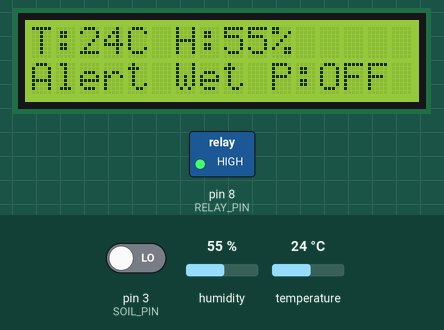
Bench run of a sketch on a simulated Arduino Uno, built with avr-gcc and run on an emulated ATmega328P. Parts: 16×2 character LCD, switched loads named in the sketch (green lamp = pin HIGH). The inputs (shaded band) are chosen by the test bench; at power-on: pin 3 (SOIL_PIN) LOW, humidity 55 %, temperature 24 °C. What the sketch prints to the serial monitor is not drawn.

Above: at 3.2 s.
3.3 s: pin 3 (SOIL_PIN) driven HIGH
At 11.0 s:
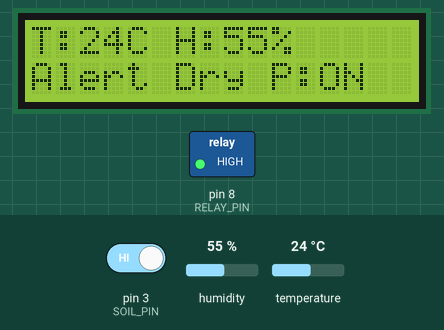
11.6 s: humidity set to 22 %
At 19.0 s:
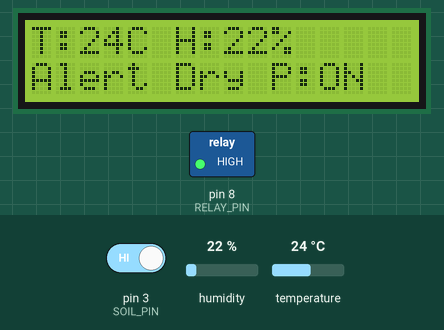
19.7 s: temperature set to 12 °C
At 27.0 s:
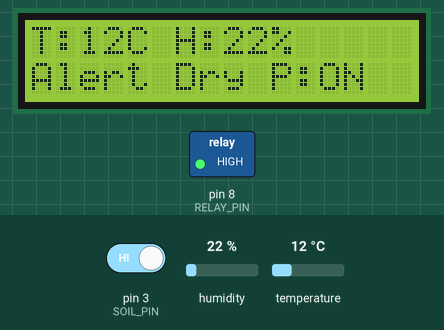
27.8 s: pin 3 (SOIL_PIN) driven LOW
At 32.8 s:
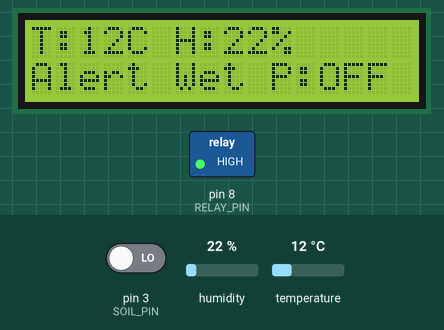
33.4 s: temperature set to 17 °C
At 37.4 s:
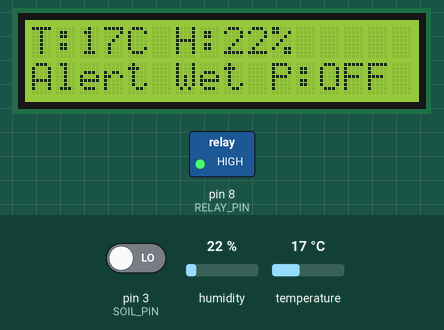
39.0 s: temperature set to 20 °C
At 41.9 s:
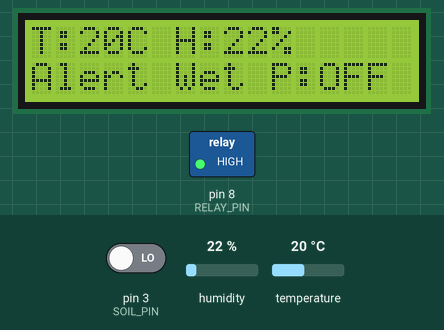
Timing chart, 0 to 43.4 s (numbered marks = the images above; inputs shaded):
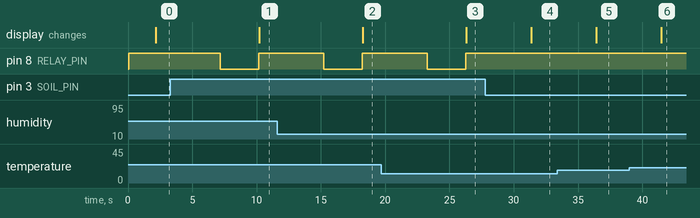

Measured:
- after the input at 3.3 s, pin 8 (RELAY_PIN): HIGH → LOW after 3.9 s, → HIGH 3.0 s later; the display: changes after 6.9 s (image 1)
- after the input at 11.6 s, the display: changes after 6.6 s (image 2)
- after the input at 19.7 s, the display: changes after 6.6 s (image 3)
- after the input at 27.8 s, pin 8 (RELAY_PIN): stays HIGH (without the input it goes to LOW after 3.5 s); the display: changes after 3.6 s (image 4)
- after the input at 33.4 s, the display: changes after 3.0 s (image 5)
- after the input at 39.0 s, the display: changes after 2.5 s (image 6)

The sketch:

arduino_dht11_lcd_pump.ino
```cpp
#include <DHT.h>
#include <Wire.h>
#include <LiquidCrystal_I2C.h>

#define DHTPIN 2
#define DHTTYPE DHT11
#define SOIL_PIN 3
#define RELAY_PIN 8

DHT dht(DHTPIN, DHTTYPE);
LiquidCrystal_I2C lcd(0x27, 16, 2);

const unsigned long pumpRunTime = 3000;
const unsigned long checkDelay = 5000;

// Prototype target band inferred from E. blascoi's cool, moist Kodaikanal shola habitat.
// Tune these values after you collect real plant response data.
const float idealTempMin = 19.0;
const float idealTempMax = 23.0;
const float safeTempMin = 16.0;
const float safeTempMax = 28.0;
const float idealHumidityMin = 70.0;
const float idealHumidityMax = 85.0;
const float safeHumidityMin = 60.0;
const float safeHumidityMax = 90.0;

String environmentStatus(float temperature, float humidity, bool soilDry) {
  if (soilDry || temperature < safeTempMin || temperature > safeTempMax || humidity < safeHumidityMin || humidity > safeHumidityMax) {
    return "CRITICAL";
  }

  if (temperature >= idealTempMin && temperature <= idealTempMax && humidity >= idealHumidityMin && humidity <= idealHumidityMax) {
    return "IDEAL";
  }

  return "WATCH";
}

String actionTip(float temperature, float humidity, bool soilDry) {
  if (soilDry) return "WATER_SOIL";
  if (temperature > idealTempMax) return "MOVE_SHADE";
  if (temperature < idealTempMin) return "KEEP_WARM";
  if (humidity < idealHumidityMin) return "RAISE_HUMID";
  if (humidity > idealHumidityMax) return "AIR_FLOW";
  return "MAINTAIN";
}

void setup() {
  Serial.begin(9600);
  dht.begin();

  lcd.init();
  lcd.backlight();

  pinMode(SOIL_PIN, INPUT);
  pinMode(RELAY_PIN, OUTPUT);

  digitalWrite(RELAY_PIN, HIGH);

  lcd.setCursor(0, 0);
  lcd.print("Plant Monitor");
  lcd.setCursor(0, 1);
  lcd.print("Starting...");
  delay(2000);
  lcd.clear();
}

void loop() {
  float temperature = dht.readTemperature();
  float humidity = dht.readHumidity();

  if (isnan(temperature) || isnan(humidity)) {
    Serial.println("ERROR,DHT11_READ_FAILED");

    lcd.clear();
    lcd.setCursor(0, 0);
    lcd.print("DHT11 Error");
    lcd.setCursor(0, 1);
    lcd.print("Check wiring");

    delay(checkDelay);
    return;
  }

  int soilDigital = digitalRead(SOIL_PIN);
  bool soilDry = (soilDigital == HIGH);
  String envStatus = environmentStatus(temperature, humidity, soilDry);
  String tip = actionTip(temperature, humidity, soilDry);

  int pumpStatus = 0;
  int pumpDuration = 0;
  int wateringEvent = 0;

  if (soilDry) {
    pumpStatus = 1;
    pumpDuration = 3;
    wateringEvent = 1;

    digitalWrite(RELAY_PIN, LOW);
    delay(pumpRunTime);
    digitalWrite(RELAY_PIN, HIGH);
  } else {
    digitalWrite(RELAY_PIN, HIGH);
  }

  Serial.print(temperature);
  Serial.print(",");
  Serial.print(humidity);
  Serial.print(",");
  Serial.print(soilDigital);
  Serial.print(",");
  Serial.print(pumpStatus);
  Serial.print(",");
  Serial.print(pumpDuration);
  Serial.print(",");
  Serial.print(wateringEvent);
  Serial.print(",");
  Serial.print(envStatus);
  Serial.print(",");
  Serial.println(tip);

  lcd.clear();
  lcd.setCursor(0, 0);
  lcd.print("T:");
  lcd.print(temperature, 0);
  lcd.print("C H:");
  lcd.print(humidity, 0);
  lcd.print("%");

  lcd.setCursor(0, 1);
  if (envStatus == "IDEAL") {
    lcd.print("Ideal ");
  } else if (envStatus == "WATCH") {
    lcd.print("Watch ");
  } else {
    lcd.print("Alert ");
  }
  lcd.print(soilDry ? "Dry " : "Wet ");
  lcd.print(pumpStatus ? "P:ON" : "P:OFF");

  delay(checkDelay);
}
```
